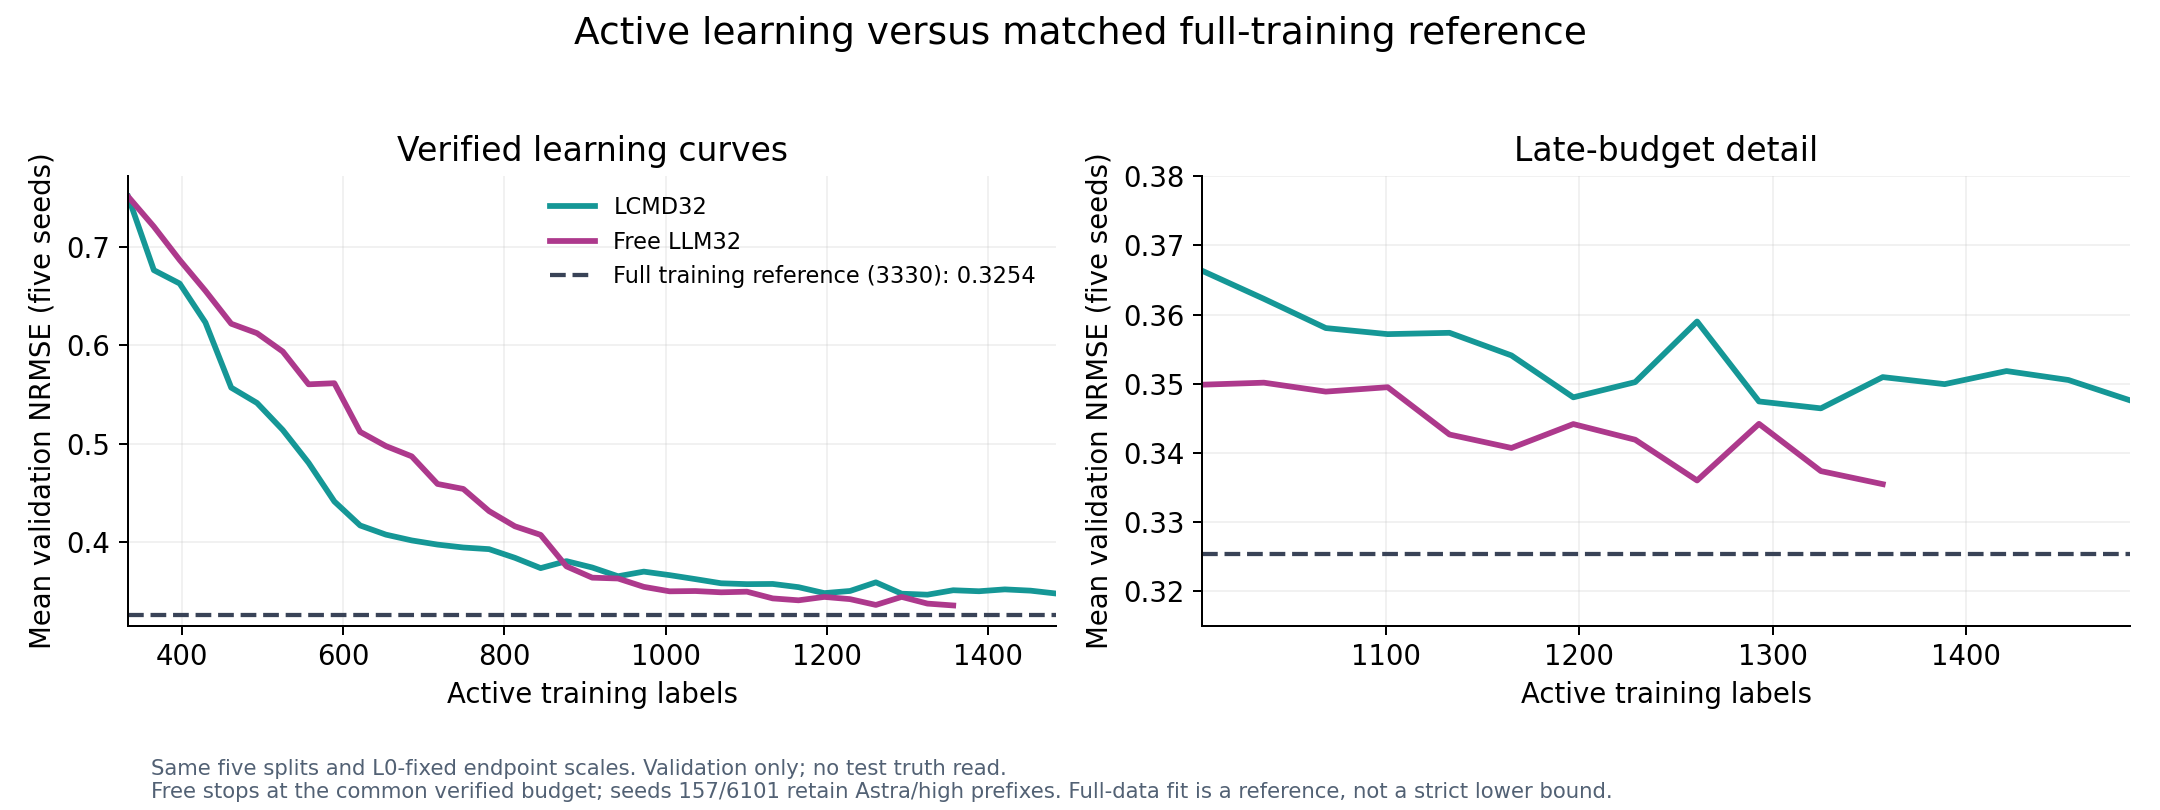

This figure's Python source:
"""Read frozen validation metadata only; no predictor or selector is executed."""
from pathlib import Path
from datetime import datetime
import hashlib
import json
import numpy as np
import matplotlib
matplotlib.use('Agg')
import matplotlib.pyplot as plt

ROOT = Path(__file__).resolve().parents[3]
OUT = Path(__file__).resolve().parent
BASE = ROOT / 'studies/active_learning/qgeognn_v2_row_sequential_b32'
EXT = BASE.parent / 'qgeognn_v2_row_lcmd_to1485_20261026'
CURVES = ROOT / 'reports/free_llm_five_seeds_to1485_20261024/figures/validation_curves.json'
SEEDS = (157, 887, 2357, 6101, 12203)
FREE = 'free_llm32_scientist_v2'
curves = json.loads(CURVES.read_text())
rows, hashes = [], {}
for seed in SEEDS:
    directory = BASE / f'runtime/seed_{seed}/full_data_reference'
    audit_path = directory / 'model/fit_audit.json'
    freeze = json.loads((directory / 'pre_test_freeze.json').read_text())
    fit = json.loads(audit_path.read_text())
    digest = hashlib.sha256(audit_path.read_bytes()).hexdigest()
    assert digest == freeze['files']['model/fit_audit.json']
    hashes[str(audit_path.relative_to(ROOT))] = digest
    lcmd_fit = json.loads((EXT / f'runtime/seed_{seed}/lcmd/round_36/model/fit_audit.json').read_text())
    assert fit['train_rows'] == 3330 and fit['validation_rows'] == 416
    assert freeze['test_truth_access_count'] == 0
    for key in ('initialization_hash', 'validation_ids_hash'):
        assert fit[key] == lcmd_fit[key]
    lcmd = {p['labels']: p['nrmse'] for p in curves[str(seed)]['lcmd']}
    free = {p['labels']: p['nrmse'] for p in curves[str(seed)][FREE]}
    rows.append(dict(seed=seed, full3330=fit['best_validation_combined_normalized_rmse'],
                     lcmd1005=lcmd[1005], lcmd1357=lcmd[1357], lcmd1485=lcmd[1485],
                     free1357=free[1357]))

means = {key: float(np.mean([r[key] for r in rows])) for key in rows[0] if key != 'seed'}
result = dict(snapshot=datetime.now().astimezone().isoformat(), validation_only=True,
              test_truth_accessed=False, full_training_labels=3330, validation_rows=416,
              rows=rows, means=means, full_reference_fit_audit_hashes=hashes,
              lcmd_gap_to_full=means['lcmd1485']-means['full3330'],
              lcmd_gain_1005_to1485=means['lcmd1005']-means['lcmd1485'],
              lcmd_gain_1357_to1485=means['lcmd1357']-means['lcmd1485'],
              free1357_gap_to_full=means['free1357']-means['full3330'])
(OUT / 'full_reference_validation_comparison_20261028.json').write_text(json.dumps(result, indent=2)+'\n')

plt.rcParams.update({'font.size': 11, 'axes.spines.top': False, 'axes.spines.right': False})
fig, axes = plt.subplots(1, 2, figsize=(12, 4.5))
for ax in axes:
    for method, color, label in [('lcmd', '#159796', 'LCMD32'), (FREE, '#ad398c', 'Free LLM32')]:
        common = min(curves[str(s)][method][-1]['labels'] for s in SEEDS)
        x = [p['labels'] for p in curves[str(SEEDS[0])][method] if p['labels'] <= common]
        values = np.array([[p['nrmse'] for p in curves[str(s)][method] if p['labels'] <= common] for s in SEEDS])
        ax.plot(x, values.mean(axis=0), color=color, lw=2.3, label=label)
    ax.axhline(means['full3330'], color='#394357', ls='--', lw=1.7,
               label=f'Full training reference (3330): {means["full3330"]:.4f}')
    ax.grid(alpha=.17)
    ax.set_xlabel('Active training labels')
    ax.set_ylabel('Mean validation NRMSE (five seeds)')
axes[0].set(title='Verified learning curves', xlim=(333,1485))
axes[1].set(title='Late-budget detail', xlim=(1005,1485), ylim=(.315,.38))
axes[0].legend(frameon=False, fontsize=9)
fig.suptitle('Active learning versus matched full-training reference', fontsize=15)
fig.text(.07,.015,'Same five splits and L0-fixed endpoint scales. Validation only; no test truth read.\n'
         'Free stops at the common verified budget; seeds 157/6101 retain Astra/high prefixes. Full-data fit is a reference, not a strict lower bound.',fontsize=8.5,color='#526174')
fig.tight_layout(rect=(0,.09,1,.95))
fig.savefig(OUT / 'full_reference_validation_comparison_20261028.png',dpi=180)
fig.savefig(OUT / 'full_reference_validation_comparison_20261028.pdf')
print(json.dumps(result['means']))
